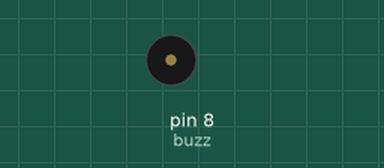
Recording of a sketch running on a simulated Arduino Uno, built with avr-gcc and run on an emulated ATmega328P. On the bench: buzzer (waves = sounding).

Above: at 2.1 s.
At 7.37 s:
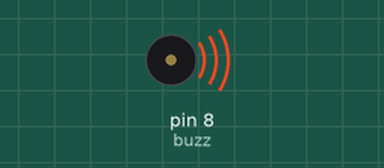
Timing chart, 0 to 8.3 s (numbered marks = the images above):
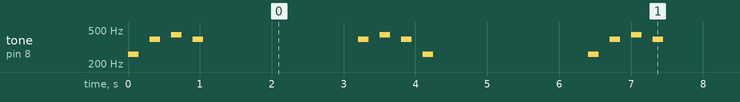

Measured:
- by itself, tone on pin 8 (buzz): repeats every 6.4 s: silent 0.15 s, 392 Hz 0.15 s, silent 0.15 s, 440 Hz 0.15 s, silent 0.15 s, 392 Hz 0.15 s, silent 2.2 s, 392 Hz 0.15 s, silent 0.15 s, 440 Hz 0.15 s, silent 0.15 s, 392 Hz 0.15 s, silent 0.15 s, 261 Hz 0.15 s, silent 2.2 s, 261 Hz 0.15 s

The sketch:

buzzer.ino
```cpp
int buzz = 8; // el pin del buzzer

int Do = 261;
int Re = 293;
int Mi = 329;
int Fa = 349;
int Sol = 392;
int La = 440;
int Si = 493;

int negra = 150; // la duración de la nota
int blanca = 500;
int retardo = 3000;

void setup(){
}

void loop(){

  hora_comida();
  delay(2000);
  hora_ejercicio();
  delay(2000);
}

void hora_comida(){

  tone(buzz, Do, negra);
  delay(negra);
  noTone(buzz);
  delay(negra);
  tone(buzz, Sol, negra);
  delay(negra);
  noTone(buzz);
  delay(negra);
  tone(buzz, La, negra);
  delay(negra);
  noTone(buzz);
  delay(negra);
  tone(buzz, Sol, blanca);
  delay(negra);
  noTone(buzz);
  delay(negra);
}

void hora_ejercicio(){

  tone(buzz, Sol, blanca);
  delay(negra);
  noTone(buzz);
  delay(negra);
  tone(buzz, La, negra);
  delay(negra);
  noTone(buzz);
  delay(negra);
  tone(buzz, Sol, negra);
  delay(negra);
  noTone(buzz);
  delay(negra);
  tone(buzz, Do, negra);
  delay(negra);
  noTone(buzz);
  delay(negra);

}
```
